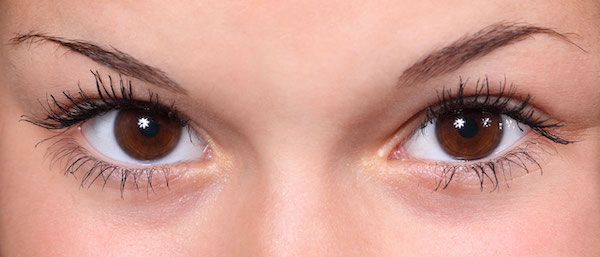
#> input picture Task2/brown-eyes.jpg, 600 x 257 px, found by its file name
$ jupyter execute --allow-errors task2.ipynb
#> lines starting #> are read from the running program, lines starting #| are printed output that depends on the picture; after the words box and inside, x2 and y2 are one past the last pixel; in counts of white or black regions, pixels touching at a corner belong together
[cell 1]
import cv2
import numpy as np

def detect_eyes_with_contours(image_path):
    # Loading img ---------------------------
#> called with image_path = 'brown-eyes.jpg'
    image = cv2.imread(image_path)
#> image is the input picture: shape (257, 600, 3); mean B, G, R 142.2, 153.8, 204.8
    gray = cv2.cvtColor(image, cv2.COLOR_BGR2GRAY)
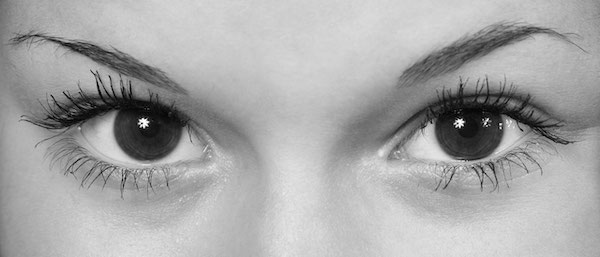
#> gray: shape (257, 600); min 0, max 255, mean 167.7

    # GBlure --------------------------------
    blurred = cv2.GaussianBlur(gray, (5, 5), 0)

    # edges by Canny ------------------------
    edges = cv2.Canny(blurred, 50, 150)
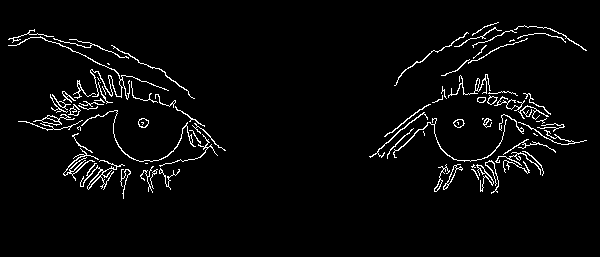
#> edges: shape (257, 600); 3.5% white in thin lines or dots, all inside (x1, y1, x2, y2) = (8, 22, 587, 199)

    # Find contours -------------------------
    contours, contours2 = cv2.findContours(edges, cv2.RETR_TREE, cv2.CHAIN_APPROX_SIMPLE)
#> contours = 105 contours, 63 with area under 20; largest, box (x1, y1, x2, y2) and area: (80, 160, 125, 190) 124, (33, 114, 75, 126) 116, (443, 164, 463, 190) 88, (8, 36, 169, 100) 75, (81, 110, 196, 162) 72; contours2 = 105 rows, first 6: [1, -1, -1, -1], [3, 0, 2, -1], [-1, -1, -1, 1], [4, 1, -1, -1], [6, 3, 5, -1], [-1, -1, -1, 4]

    for contour in contours:

        approx = cv2.approxPolyDP(contour, 0.02 * cv2.arcLength(contour, True), True)
        x, y, w, h = cv2.boundingRect(approx)

        # Filter by aspect ratio and size to find potential eyes
        if 0.3 < w/h < 3.5 and 30 < w < 100 and 15 < h < 50:
            eye_region = image[y:y+h, x:x+w]

            # Convert color-----------------
            hsv = cv2.cvtColor(eye_region, cv2.COLOR_BGR2HSV)

            # Define brown color range in HSV
            lower_brown = np.array([10, 50, 20])
            upper_brown = np.array([20, 255, 200])

            # Create a mask for brown color
            mask = cv2.inRange(hsv, lower_brown, upper_brown)
            brown_ratio = cv2.countNonZero(mask) / (w * h)

            # Highlight if the region has a significant brown color ratio
            if brown_ratio > 0.3:
                cv2.rectangle(image, (x, y), (x+w, y+h), (0, 255, 0), 2)
#> this loop made 105 passes
#> (approx, x, y, w, h, brown_ratio) on pass 59: ([[430, 104], [384, 136]], 384, 104, 47, 33, 0.00129)
#> (x, y, w, h, brown_ratio) on passes 20, 22, 24, 25, 26, 34: (80, 160, 45, 30, 0), (495, 152, 46, 23, 0), (63, 148, 36, 33, 0.00421), (503, 139, 53, 16, 0), (159, 134, 59, 32, 0.009), (192, 123, 34, 28, 0.0126)
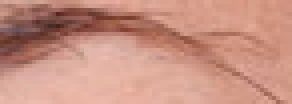
#> eye_region: shape (26, 73, 3) (shown 4 times larger); mean B, G, R 129.9, 145, 199.3
#> hsv: shape (26, 73, 3); mean H, S, V 7.4, 91.4, 199.3
#> mask: shape (26, 73); every value is 0

    cv2.circle(image, (0,0) ,5,(0, 255, 0), 3)
#> image: shape (257, 600, 3); 0.03% of pixels changed, all inside (x1, y1, x2, y2) = (0, 0, 8, 8)
    cv2.imshow("Detected Eyes", image)
    cv2.waitKey(0)
    cv2.destroyAllWindows()

# Test the function
detect_eyes_with_contours("brown-eyes.jpg")

$ run again, with Task2/Ronaldo.jpg copied over Task2/brown-eyes.jpg
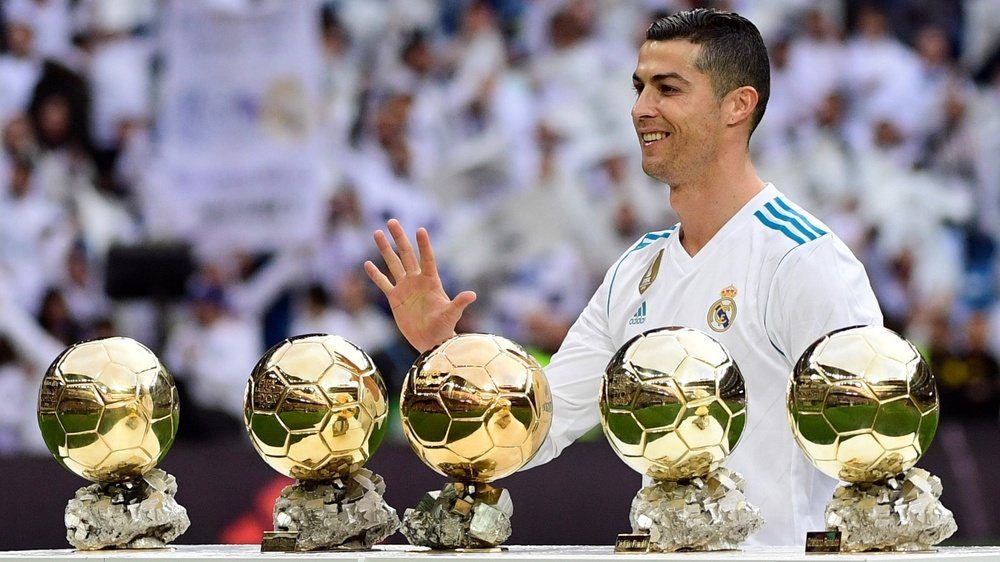
#> input picture Task2/Ronaldo.jpg, 1000 x 562 px, shrunk from 1920 x 1080 before the run, found by its file name
#> in detect_eyes_with_contours, image is the input picture: shape (562, 1000, 3); mean B, G, R 136.3, 135.8, 142.8
#> in detect_eyes_with_contours, `edges = cv2.Canny(blurred, 50, 150)`:
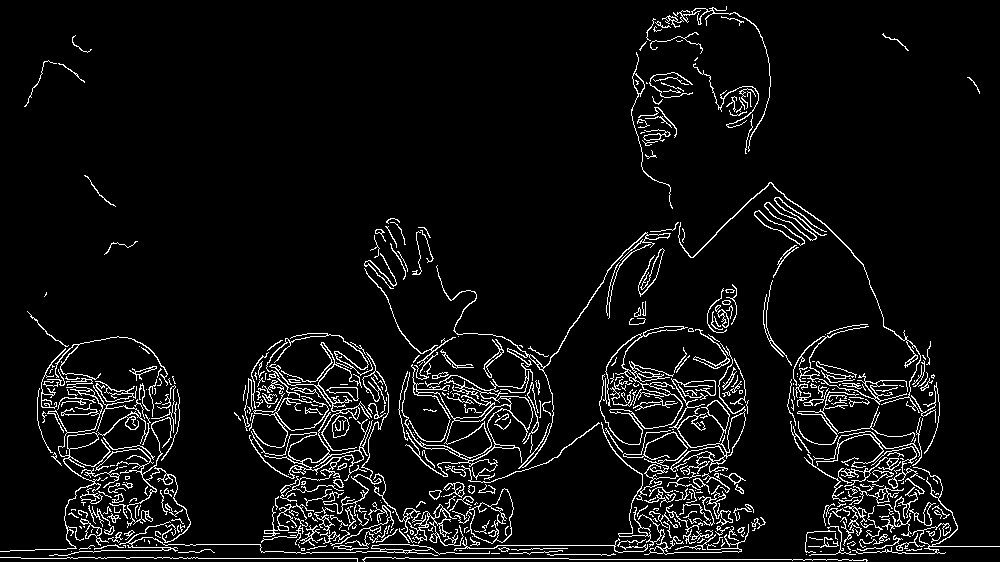
#> edges: shape (562, 1000); 6.3% white in thin lines or dots
#> contours = 720 contours, 520 with area under 20; largest, box (x1, y1, x2, y2) and area: (401, 363, 533, 480) 2447, (466, 488, 514, 544) 1529, (470, 502, 504, 544) 844, (445, 404, 511, 461) 800, (599, 326, 688, 445) 718; contours2 = 720 rows, first 6: [1, -1, -1, -1], [2, 0, -1, -1], [3, 1, -1, -1], [4, 2, -1, -1], [5, 3, -1, -1], [6, 4, -1, -1]
#> the loop in detect_eyes_with_contours, `for contour in contours: ` made 720 passes
#> (x, y, w, h, brown_ratio) on passes 49, 60, 62, 83, 97, 175, 176, 177: (675, 534, 41, 16, 0.245), (333, 532, 41, 17, 0.406), (805, 531, 31, 22, 0.534), (809, 526, 47, 30, 0.358), (261, 527, 42, 18, 0.19), (679, 504, 32, 17, 0.0184), (666, 504, 37, 30, 0.00811), (408, 504, 53, 42, 0.0238)
#> after the loop in detect_eyes_with_contours, `for contour in contours:`:
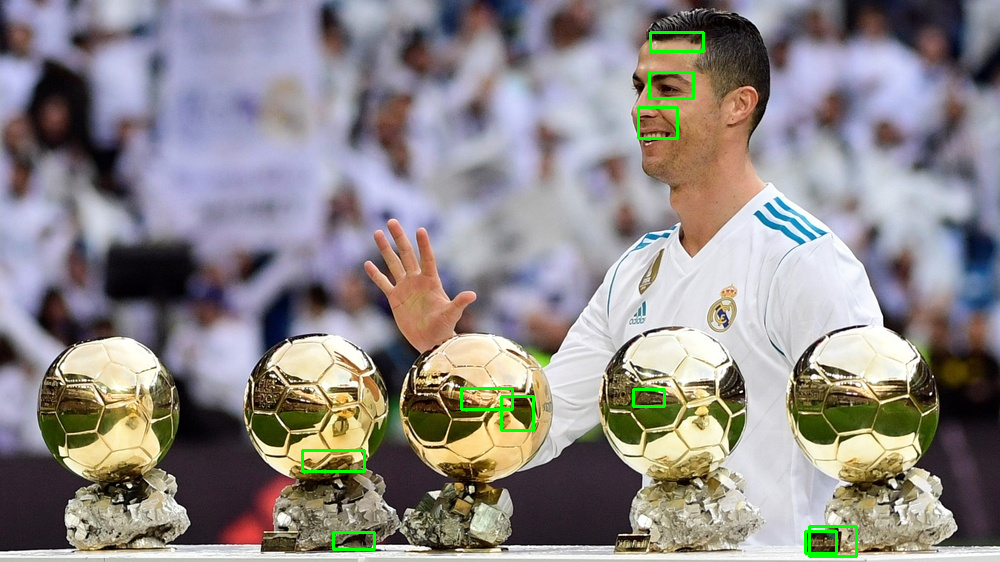
#> image: shape (562, 1000, 3); 0.7% of pixels changed, all inside (x1, y1, x2, y2) = (301, 31, 858, 558)
